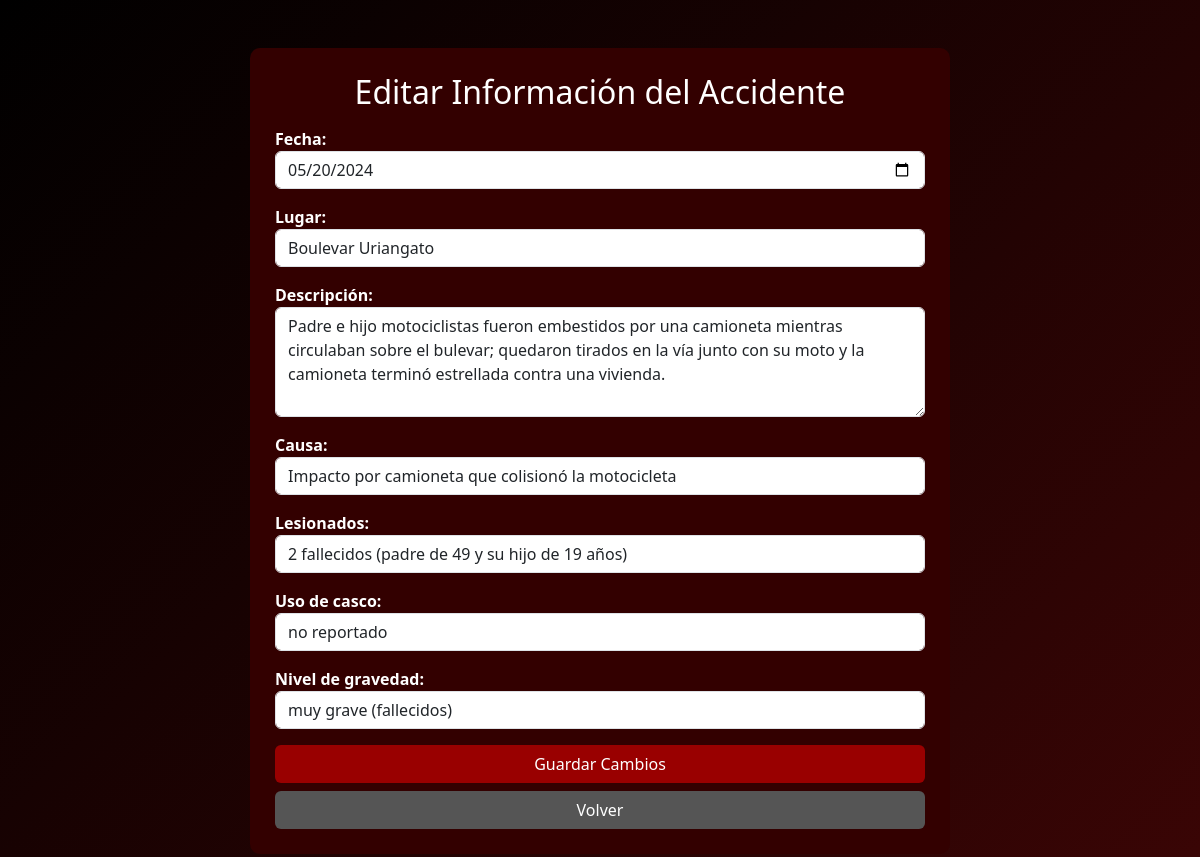
/Pages/accidentes_motocicleta/crud_accidentesmoto/update.php?id=4, run on the app's committed database.
### tables this page shows
create table accidentes(
    id_accidentes int auto_increment primary key,
    fecha date not null,
    lugar varchar(100) not null,
    descripcion varchar(300) not null,
    causa varchar(100) not null,
    lesionados varchar(150) not null,
    uso_casco varchar(100) not null,
    nivel_gravedad varchar(40) not null
);

### Pages/accidentes_motocicleta/crud_accidentesmoto/update.php (the view, shortened to what this page needs)
<?php
include("db.php");
$id = $_GET['id'];
$q = $conexion->query("SELECT * FROM accidentes WHERE id_accidentes=$id");
$accidente = $q->fetch_assoc();
?>
<!DOCTYPE html>
<html lang="es">
<head>
    <link href="https://cdn.jsdelivr.net/npm/bootstrap@5.3.2/dist/css/bootstrap.min.css" rel="stylesheet">
</head>
<body class="p-4">
<div class="container mt-4">
    <div class="card card-form mx-auto" style="max-width:700px;">
        <h2 class="text-center mb-3">Editar Información del Accidente</h2>
        <form method="POST">
            <label>Fecha:</label>
            <input type="date" name="fecha" class="form-control mb-3"
                   value="<?php echo $accidente['fecha']; ?>" required>
            <label>Lugar:</label>
            <input type="text" name="lugar" class="form-control mb-3"
                   value="<?php echo $accidente['lugar']; ?>" required>
            <label>Descripción:</label>
            <textarea name="descripcion" class="form-control mb-3" rows="4" required><?php echo $accidente['descripcion']; ?></textarea>
            <label>Causa:</label>
            <input type="text" name="causa" class="form-control mb-3"
                   value="<?php echo $accidente['causa']; ?>" required>
            <label>Lesionados:</label>
            <input type="text" name="lesionados" class="form-control mb-3"
                   value="<?php echo $accidente['lesionados']; ?>" required>
            <label>Uso de casco:</label>
            <select name="uso_casco" class="form-control mb-3" required>
                <option value="<?php echo $accidente['uso_casco']; ?>">
                    <?php echo $accidente['uso_casco']; ?>
                </option>
            </select>
            <label>Nivel de gravedad:</label>
            <select name="nivel_gravedad" class="form-control mb-3" required>
                <option value="<?php echo $accidente['nivel_gravedad']; ?>">
                    <?php echo $accidente['nivel_gravedad']; ?>
                </option>
            </select>
            <button type="submit" name="actualizar" class="btn btn-guardar w-100">
                Guardar Cambios
            </button>
            <a href="accidentes.php" class="btn btn-volver w-100 mt-2">
                Volver
            </a>
        </form>
    </div>
</div>
</body>
</html>

### Pages/accidentes_motocicleta/crud_accidentesmoto/update.php (style rules this page uses)
body { background: linear-gradient(135deg, #000000, #3a0505); }
.card-form { background-color:#330000; color:white; border:none; padding:25px; border-radius:10px; }
.btn-guardar { background-color:#990000; color:white; }
.btn-volver { background-color:#555; color:white; }
label { font-weight:bold; }

### data on the page
accidentes: fecha "05/20/2024", lugar "Boulevar Uriangato", descripcion "Padre e hijo motociclistas fueron embestidos por una camioneta mientras circulaban sobre el bulevar; quedaron tirados en la vía junto con su moto y la camioneta terminó estrellada contra una vivienda.", causa "Impacto por camioneta que colisionó la motocicleta", lesionados "2 fallecidos (padre de 49 y su hijo de 19 años)", uso_casco "no reportado", nivel_gravedad "muy grave (fallecidos)"
